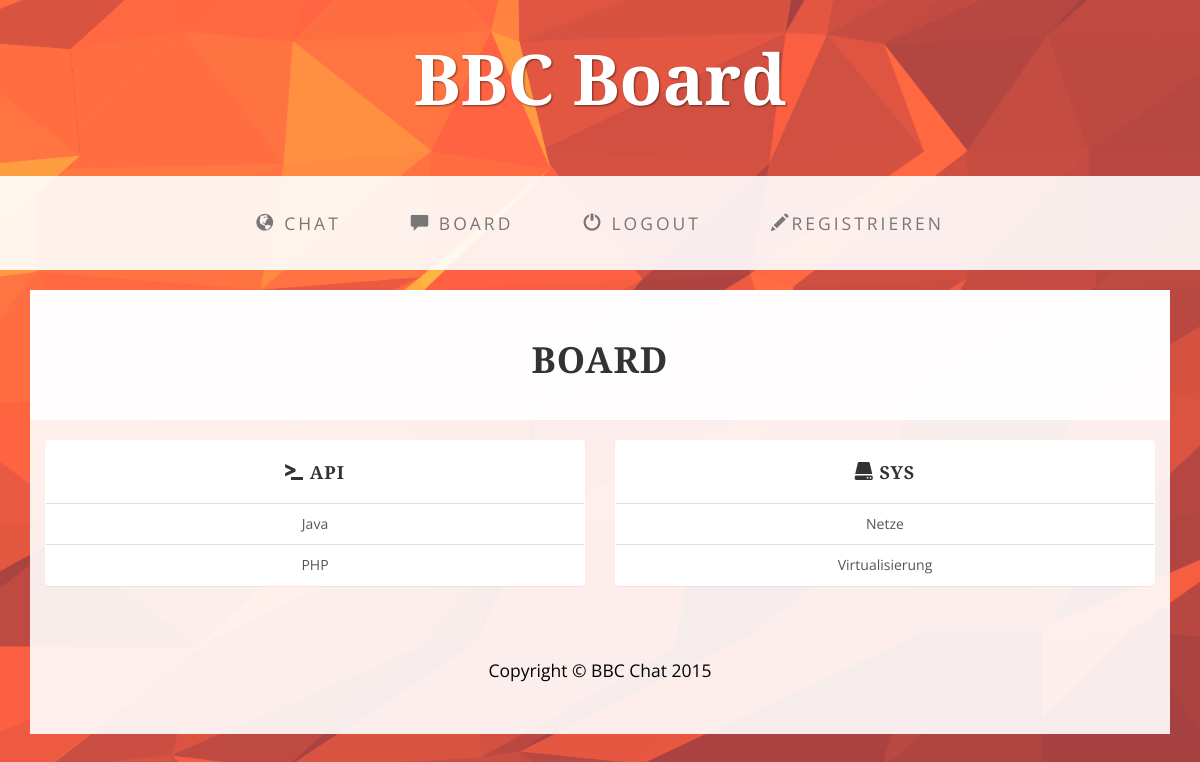
The page / on the database its author committed.
### tables this page shows
CREATE TABLE IF NOT EXISTS `kapitel` (
`id` int(11) NOT NULL,
  `name` varchar(30) NOT NULL,
  `pfad` varchar(3) NOT NULL,
  `fachrichtung` char(1) NOT NULL
);

### index.php (the view, shortened to what this page needs)
<?php include_once 'ressources/config.php';?>
<html lang="en">
<head>
<link href="css/bootstrap.min.css" rel="stylesheet">
<link href="css/business-casual.css" rel="stylesheet">
</head>
<body>
	<div class="brand">
		<a href="index.php">BBC Board</a>
	</div>
	<div class="address-bar"></div>
	<?php
	include_once 'ressources/menu.php';
	?>
    <div class="container">
		<div class="col-lg-12 text-center">
			<div class="row">
				<div class="box">
					<div class="col-lg-12">
						<h1>Board</h1>
					</div>
				</div>
			</div>
			<div class="row">
				<div class="col-xs-6">
					<div class="panel">
						<div class="list-group">
							<div class="panel-heading">
								<h3 class="panel-title">
									<h4>
										<span class="glyphicon glyphicon-console" aria-hidden="true"></span>
										API
									</h4>
								</h3>
							</div>
							<?php
							$query = "select * from kapitel where fachrichtung = 'a'";
							$resultat = $mysqli->query ( $query );
							while ( $result = $resultat->fetch_array () ) {
								?>
							<a href="thema.php?id=<?php echo $result['pfad'] ?>" class="list-group-item"><?php echo $result['name'] ?></a>
							<?php } ?>
						</div>
					</div>
				</div>
				<div class="col-xs-6">
					<div class="panel">
						<div class="list-group">
							<div class="panel-heading">
								<h3 class="panel-title">
									<h4>
										<span class="glyphicon glyphicon-hdd" aria-hidden="true"></span>
										SYS
									</h4>
								</h3>
							</div>
							<?php
							$query = "select * from kapitel where fachrichtung = 's'";
							$resultat = $mysqli->query ( $query );
							while ( $result = $resultat->fetch_array () ) {
								?>
							<a href="thema.php?id=<?php echo $result['pfad'] ?>" class="list-group-item"><?php echo $result['name'] ?></a>
							<?php } ?>
						</div>
					</div>
				</div>
			</div>
		</div>
		<footer>
			<div class="row">
				<div class="col-lg-12 text-center">
					<div class="footer">
						<p>Copyright &copy; BBC Chat 2015</p>
					</div>
				</div>
			</div>
		</footer>
	</div>
</body>
</html>

### css/business-casual.css (style rules this page uses)
body { font-family: "Open Sans","Helvetica Neue",Helvetica,Arial,sans-serif; background: url('../img/bg_orange.png') no-repeat center center fixed; -webkit-background-size: cover; -moz-background-size: cover; background-size: cover; -o-background-size: cover; }
h1, h2, h3, h4, h5, h6 { text-transform: uppercase; font-family: "Josefin Slab","Helvetica Neue",Helvetica,Arial,sans-serif; font-weight: 700; letter-spacing: 1px; }
p { font-size: 1.25em; line-height: 1.6; color: #000; }
.brand, .address-bar { display: none; }
.box { margin-bottom: 20px; padding: 30px 15px; background: #fff; background: rgba(255,255,255,0.9); }
footer { background: #fff; background: rgba(255,255,255,0.9); }
footer p { margin: 0; padding: 50px 0; }
@media screen and (min-width:768px) { .brand { display: inherit; margin: 0; padding: 30px 0 10px; text-align: center; text-shadow: 1px 1px 2px rgba(0,0,0,0.5); font-family: "Josefin Slab","Helvetica Neue",Helvetica,Arial,sans-serif; font-size: 5em; font-weight: 700; line-height: normal; color: #fff; } }
@media screen and (min-width:768px) { .address-bar { display: inherit; margin: 0; padding: 0 0 40px; text-align: center; text-shadow: 1px 1px 2px rgba(0,0,0,0.5); text-transform: uppercase; font-size: 1.25em; font-weight: 400; letter-spacing: 3px; color: #fff; } }
@media screen and (min-width:1200px) { .box:after { content: ''; display: table; clear: both; } }

### rows shown on the page
kapitel: name "Java"
kapitel: name "PHP"
kapitel: name "Netze"
kapitel: name "Virtualisierung"
